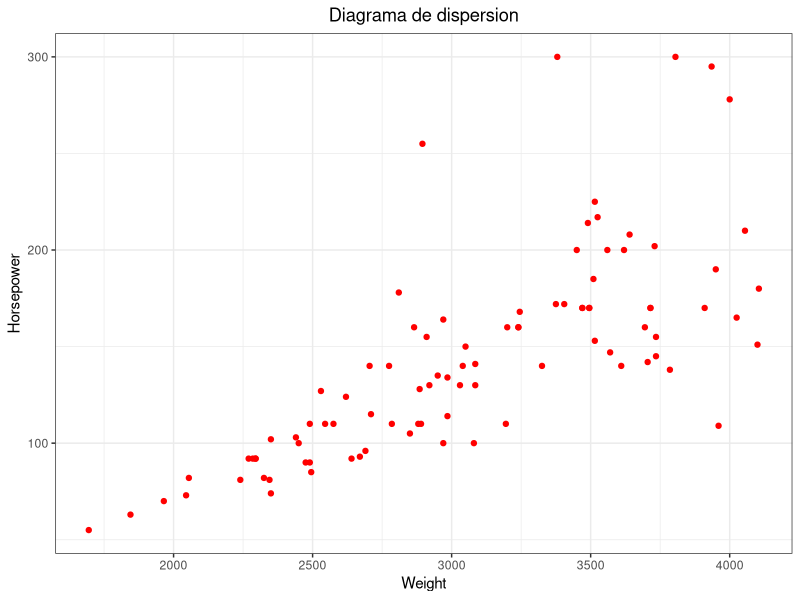
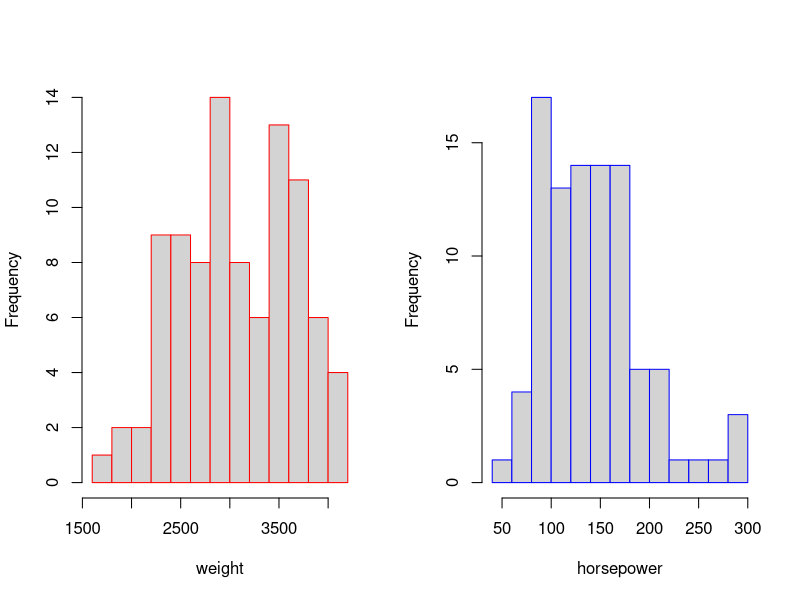
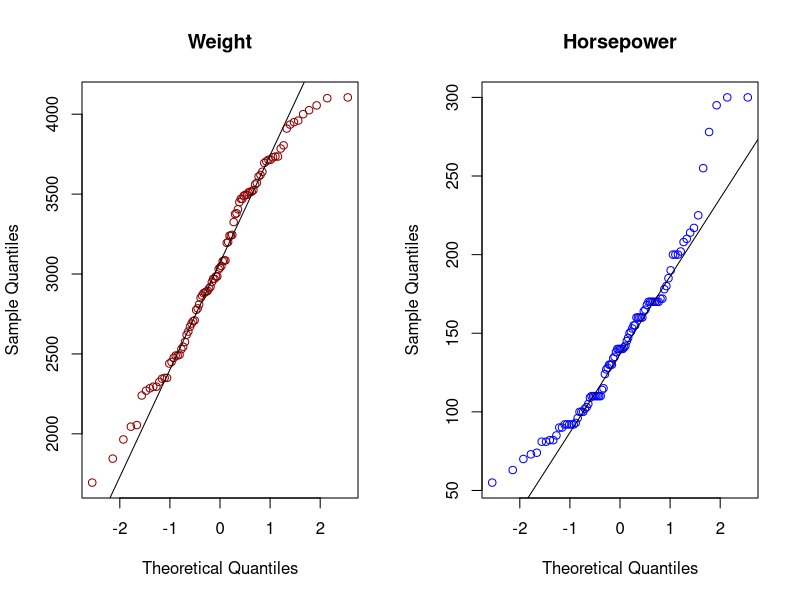
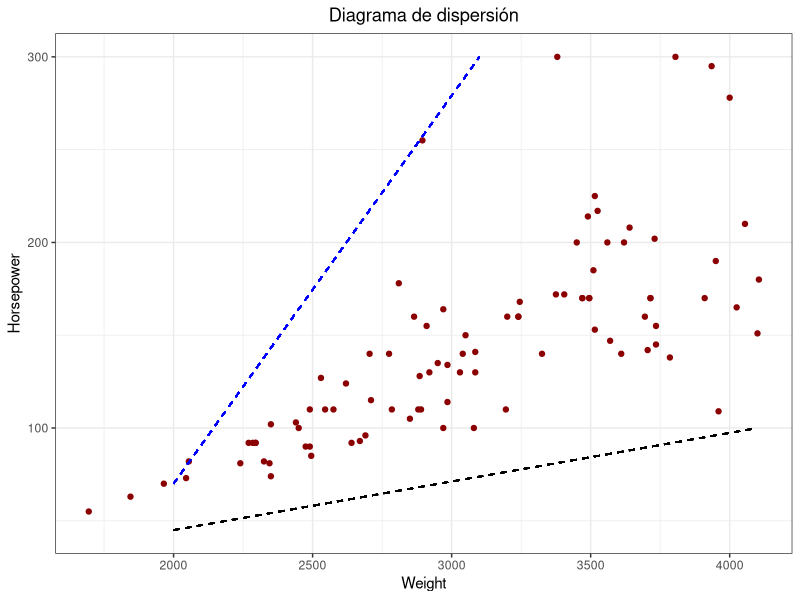
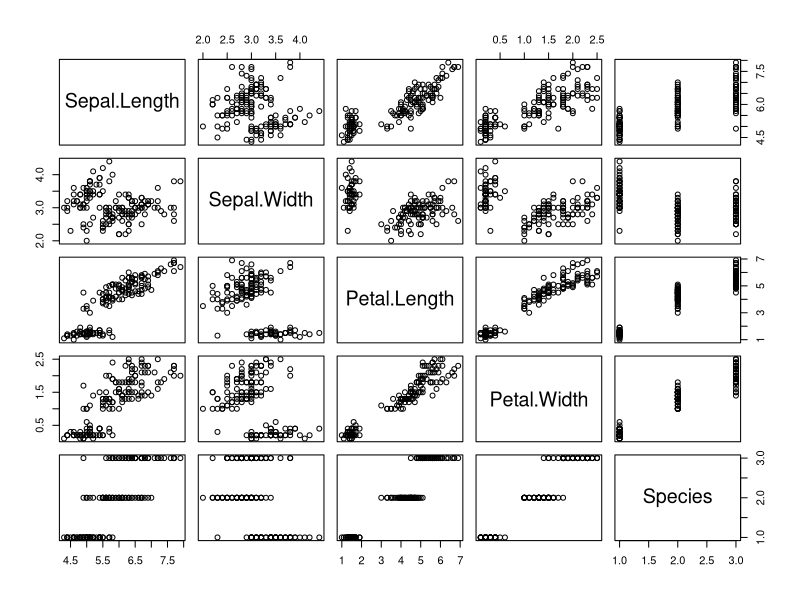

R code for these plots, in order:
rm(list = ls())
library(MASS)
library(ggplot2)
data("Cars93")
ggplot(data = Cars93, aes(x = Weight, y=Horsepower)) + geom_point(colour="red") + ggtitle("Diagrama de dispersion")+
  theme_bw()+ theme(plot.title = element_text(hjust = 0.5))
par(mfrow=c(1,2))
hist(Cars93$Weight,breaks = 10 ,main="",xlab = "weight",border = "red")
hist(Cars93$Horsepower, breaks = 10,main="",xlab = "horsepower", border = "blue")
qqnorm(Cars93$Weight, main = "Weight", col = "darkred")
qqline(Cars93$Weight)
qqnorm(Cars93$Horsepower, main = "Horsepower", col = "blue")
qqline(Cars93$Horsepower)

par(mfrow = c(1,1))


ggplot(data = Cars93, aes(x = Weight, y = Horsepower)) + 
  geom_point(colour = "red4") +
  geom_segment(aes(x = 2000, y = 70, xend = 3100, yend = 300),linetype="dashed",colour="blue") +
  geom_segment(aes(x = 2000, y = 45, xend = 4100, yend = 100),linetype="dashed") +
  ggtitle("Diagrama de dispersión") +
  theme_bw() +
  theme(plot.title = element_text(hjust = 0.5))


rm(list = ls())
data("iris")
pairs(iris)
